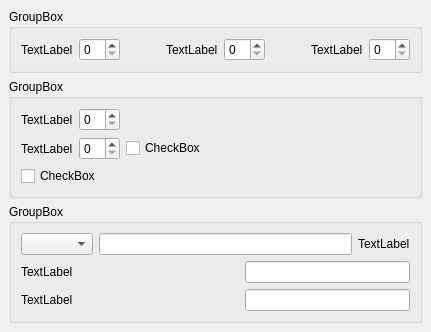
     <widget class="QWidget" name="tab_3" >
      <attribute name="title" >
       <string>Connection</string>
      </attribute>
      <layout class="QVBoxLayout" >
       <property name="margin" >
        <number>9</number>
       </property>
       <property name="spacing" >
        <number>6</number>
       </property>
       <item>
        <widget class="QGroupBox" name="groupBox" >
         <property name="title" >
          <string>GroupBox</string>
         </property>
         <layout class="QHBoxLayout" >
          <property name="margin" >
           <number>9</number>
          </property>
          <property name="spacing" >
           <number>6</number>
          </property>
          <item>
           <widget class="QLabel" name="label_8" >
            <property name="text" >
             <string>TextLabel</string>
            </property>
           </widget>
          </item>
          <item>
           <widget class="QSpinBox" name="spinBox_2" />
          </item>
          <item>
           <spacer>
            <property name="orientation" >
             <enum>Qt::Horizontal</enum>
            </property>
            <property name="sizeHint" >
             <size>
              <width>40</width>
              <height>20</height>
             </size>
            </property>
           </spacer>
          </item>
          <item>
           <widget class="QLabel" name="label_9" >
            <property name="text" >
             <string>TextLabel</string>
            </property>
           </widget>
          </item>
          <item>
           <widget class="QSpinBox" name="spinBox_3" />
          </item>
          <item>
           <spacer>
            <property name="orientation" >
             <enum>Qt::Horizontal</enum>
            </property>
            <property name="sizeHint" >
             <size>
              <width>40</width>
              <height>20</height>
             </size>
            </property>
           </spacer>
          </item>
          <item>
           <widget class="QLabel" name="label_10" >
            <property name="text" >
             <string>TextLabel</string>
            </property>
           </widget>
          </item>
          <item>
           <widget class="QSpinBox" name="spinBox_4" />
          </item>
         </layout>
        </widget>
       </item>
       <item>
        <widget class="QGroupBox" name="groupBox_2" >
         <property name="title" >
          <string>GroupBox</string>
         </property>
         <layout class="QVBoxLayout" >
          <property name="margin" >
           <number>9</number>
          </property>
          <property name="spacing" >
           <number>6</number>
          </property>
          <item>
           <layout class="QHBoxLayout" >
            <property name="margin" >
             <number>0</number>
            </property>
            <property name="spacing" >
             <number>6</number>
            </property>
            <item>
             <widget class="QLabel" name="label_11" >
              <property name="text" >
               <string>TextLabel</string>
              </property>
             </widget>
            </item>
            <item>
             <widget class="QSpinBox" name="spinBox_5" />
            </item>
            <item>
             <spacer>
              <property name="orientation" >
               <enum>Qt::Horizontal</enum>
              </property>
              <property name="sizeHint" >
               <size>
                <width>40</width>
                <height>20</height>
               </size>
              </property>
             </spacer>
            </item>
           </layout>
          </item>
          <item>
           <layout class="QHBoxLayout" >
            <property name="margin" >
             <number>0</number>
            </property>
            <property name="spacing" >
             <number>6</number>
            </property>
            <item>
             <widget class="QLabel" name="label_12" >
              <property name="text" >
               <string>TextLabel</string>
              </property>
             </widget>
            </item>
            <item>
             <widget class="QSpinBox" name="spinBox_6" />
            </item>
            <item>
             <widget class="QCheckBox" name="checkBox_13" >
              <property name="text" >
               <string>CheckBox</string>
              </property>
             </widget>
            </item>
            <item>
             <spacer>
              <property name="orientation" >
               <enum>Qt::Horizontal</enum>
              </property>
              <property name="sizeHint" >
               <size>
                <width>40</width>
                <height>20</height>
               </size>
              </property>
             </spacer>
            </item>
           </layout>
          </item>
          <item>
           <widget class="QCheckBox" name="checkBox_14" >
            <property name="text" >
             <string>CheckBox</string>
            </property>
           </widget>
          </item>
         </layout>
        </widget>
       </item>
       <item>
        <widget class="QGroupBox" name="groupBox_3" >
         <property name="title" >
          <string>GroupBox</string>
         </property>
         <layout class="QVBoxLayout" >
          <property name="margin" >
           <number>9</number>
          </property>
          <property name="spacing" >
           <number>6</number>
          </property>
          <item>
           <layout class="QHBoxLayout" >
            <property name="margin" >
             <number>0</number>
            </property>
            <property name="spacing" >
             <number>6</number>
            </property>
            <item>
             <widget class="QComboBox" name="comboBox" />
            </item>
            <item>
             <widget class="QLineEdit" name="lineEdit_4" />
            </item>
            <item>
             <widget class="QLabel" name="label_13" >
              <property name="text" >
               <string>TextLabel</string>
              </property>
             </widget>
            </item>
           </layout>
          </item>
          <item>
           <layout class="QGridLayout" >
            <property name="margin" >
             <number>0</number>
            </property>
            <property name="spacing" >
             <number>6</number>
            </property>
            <item row="0" column="2" >
             <widget class="QLineEdit" name="lineEdit_5" />
            </item>
            <item row="1" column="2" >
             <widget class="QLineEdit" name="lineEdit_6" />
            </item>
            <item row="0" column="1" >
             <spacer>
              <property name="orientation" >
               <enum>Qt::Horizontal</enum>
              </property>
              <property name="sizeHint" >
               <size>
                <width>40</width>
                <height>20</height>
               </size>
              </property>
             </spacer>
            </item>
            <item row="0" column="0" >
             <widget class="QLabel" name="label_14" >
              <property name="text" >
               <string>TextLabel</string>
              </property>
             </widget>
            </item>
            <item row="1" column="1" >
             <spacer>
              <property name="orientation" >
               <enum>Qt::Horizontal</enum>
              </property>
              <property name="sizeHint" >
               <size>
                <width>40</width>
                <height>20</height>
               </size>
              </property>
             </spacer>
            </item>
            <item row="1" column="0" >
             <widget class="QLabel" name="label_15" >
              <property name="text" >
               <string>TextLabel</string>
              </property>
             </widget>
            </item>
           </layout>
          </item>
         </layout>
        </widget>
       </item>
      </layout>
     </widget>
